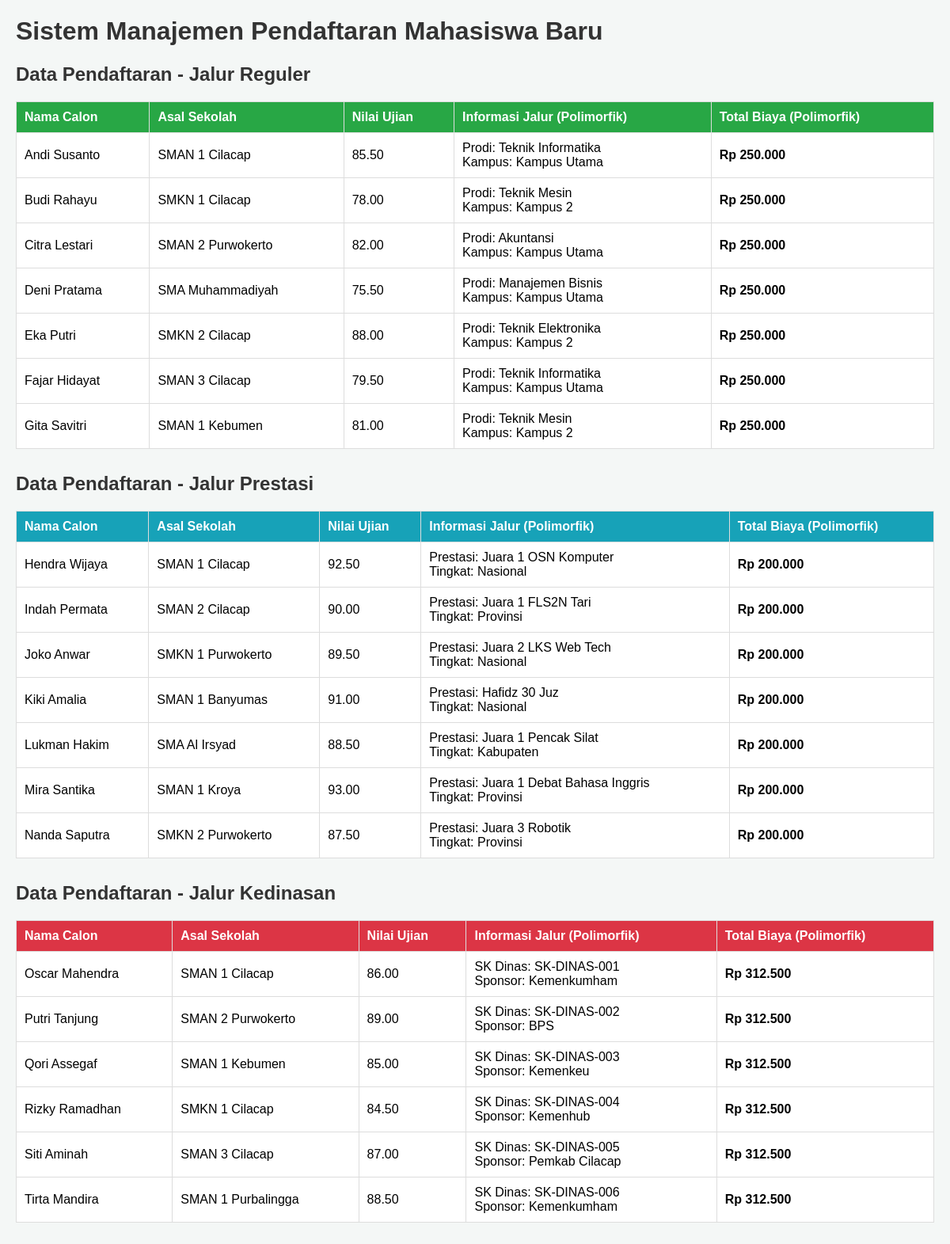
Page /Simulasi-PBO-Rossian-Budi-Santoso/index.php on the committed database.
### tables this page shows
CREATE TABLE `tabel_pendaftaran` (
  `id_pendaftaran` int(11) NOT NULL,
  `nama_calon` varchar(100) NOT NULL,
  `asal_sekolah` varchar(100) NOT NULL,
  `nilai_ujian` decimal(5,2) NOT NULL,
  `biaya_pendaftaran_dasar` int(11) NOT NULL,
  `jalur_pendaftaran` enum('Reguler','Prestasi','Kedinasan') NOT NULL,
  `pilihan_prodi` varchar(100) DEFAULT NULL,
  `lokasi_kampus` varchar(100) DEFAULT NULL,
  `jenis_prestasi` varchar(100) DEFAULT NULL,
  `tingkat_prestasi` varchar(50) DEFAULT NULL,
  `sk_ikatan_dinas` varchar(100) DEFAULT NULL,
  `instansi_sponsor` varchar(100) DEFAULT NULL
);

### Simulasi-PBO-Rossian-Budi-Santoso/Pendaftaran.php (called while the page is built, shortened)
<?php
abstract class Pendaftaran {
    protected $nama_calon;
    protected $asal_sekolah;
    protected $nilai_ujian;
    public function __construct($data) {
        $this->nama_calon = $data['nama_calon'];
        $this->asal_sekolah = $data['asal_sekolah'];
        $this->nilai_ujian = $data['nilai_ujian'];
        $this->biayaPendaftaranDasar = $data['biaya_pendaftaran_dasar'];
    }
    public function getNama() { return $this->nama_calon; }
    public function getSekolah() { return $this->asal_sekolah; }
    public function getNilai() { return $this->nilai_ujian; }
}
?>

### Simulasi-PBO-Rossian-Budi-Santoso/index.php (the view, shortened to what this page needs)
<?php
require_once 'database.php';
require_once 'PendaftaranReguler.php';
require_once 'PendaftaranPrestasi.php';
require_once 'PendaftaranKedinasan.php';
$dataReguler = PendaftaranReguler::getDaftarReguler($db);
$dataPrestasi = PendaftaranPrestasi::getDaftarPrestasi($db);
$dataKedinasan = PendaftaranKedinasan::getDaftarKedinasan($db);
function formatRupiah($angka) {
    return "Rp " . number_format($angka, 0, ',', '.');
}
?>
<!DOCTYPE html>
<html lang="id">
<head>
</head>
<body>
    <h1>Sistem Manajemen Pendaftaran Mahasiswa Baru</h1>
    <h2>Data Pendaftaran - Jalur Reguler</h2>
    <table class="reguler">
        <tr>
            <th>Nama Calon</th>
            <th>Asal Sekolah</th>
            <th>Nilai Ujian</th>
            <th>Informasi Jalur (Polimorfik)</th>
            <th>Total Biaya (Polimorfik)</th>
        </tr>
        <?php foreach($dataReguler as $mhs): ?>
        <tr>
            <td><?= $mhs->getNama(); ?></td>
            <td><?= $mhs->getSekolah(); ?></td>
            <td><?= $mhs->getNilai(); ?></td>
            <td><?= $mhs->tampilkanInfoJalur(); ?></td>
            <td><strong><?= formatRupiah($mhs->hitungTotalBiaya()); ?></strong></td>
        </tr>
        <?php endforeach; ?>
    </table>
    <h2>Data Pendaftaran - Jalur Prestasi</h2>
    <table class="prestasi">
        <tr>
            <th>Nama Calon</th>
            <th>Asal Sekolah</th>
            <th>Nilai Ujian</th>
            <th>Informasi Jalur (Polimorfik)</th>
            <th>Total Biaya (Polimorfik)</th>
        </tr>
        <?php foreach($dataPrestasi as $mhs): ?>
        <tr>
            <td><?= $mhs->getNama(); ?></td>
            <td><?= $mhs->getSekolah(); ?></td>
            <td><?= $mhs->getNilai(); ?></td>
            <td><?= $mhs->tampilkanInfoJalur(); ?></td>
            <td><strong><?= formatRupiah($mhs->hitungTotalBiaya()); ?></strong></td>
        </tr>
        <?php endforeach; ?>
    </table>
    <h2>Data Pendaftaran - Jalur Kedinasan</h2>
    <table class="kedinasan">
        <tr>
            <th>Nama Calon</th>
            <th>Asal Sekolah</th>
            <th>Nilai Ujian</th>
            <th>Informasi Jalur (Polimorfik)</th>
            <th>Total Biaya (Polimorfik)</th>
        </tr>
        <?php foreach($dataKedinasan as $mhs): ?>
        <tr>
            <td><?= $mhs->getNama(); ?></td>
            <td><?= $mhs->getSekolah(); ?></td>
            <td><?= $mhs->getNilai(); ?></td>
            <td><?= $mhs->tampilkanInfoJalur(); ?></td>
            <td><strong><?= formatRupiah($mhs->hitungTotalBiaya()); ?></strong></td>
        </tr>
        <?php endforeach; ?>
    </table>
</body>
</html>

### Simulasi-PBO-Rossian-Budi-Santoso/PendaftaranReguler.php (shortened to what this page needs)
<?php
require_once 'Pendaftaran.php';
class PendaftaranReguler extends Pendaftaran {
    protected $pilihanProdi;
    protected $lokasiKampus;
    public function __construct($data) {
        $this->pilihanProdi = $data['pilihan_prodi'];
        $this->lokasiKampus = $data['lokasi_kampus'];
    }
    public function hitungTotalBiaya() {
        return $this->biayaPendaftaranDasar;
    }
    public function tampilkanInfoJalur() {
        return "Prodi: " . $this->pilihanProdi . "<br>Kampus: " . $this->lokasiKampus;
    }
    public static function getDaftarReguler($db) {
        $stmt = $db->prepare("SELECT * FROM tabel_pendaftaran WHERE jalur_pendaftaran = 'Reguler'");
        $stmt->execute();
        $results = [];
        while ($row = $stmt->fetch(PDO::FETCH_ASSOC)) {
            $results[] = new PendaftaranReguler($row);
        }
        return $results;
    }
}
?>

### Simulasi-PBO-Rossian-Budi-Santoso/PendaftaranPrestasi.php (shortened to what this page needs)
<?php
require_once 'Pendaftaran.php';
class PendaftaranPrestasi extends Pendaftaran {
    protected $jenisPrestasi;
    protected $tingkatPrestasi;
    public function __construct($data) {
        $this->jenisPrestasi = $data['jenis_prestasi'];
        $this->tingkatPrestasi = $data['tingkat_prestasi'];
    }
    public function hitungTotalBiaya() {
        return $this->biayaPendaftaranDasar - 50000;
    }
    public function tampilkanInfoJalur() {
        return "Prestasi: " . $this->jenisPrestasi . "<br>Tingkat: " . $this->tingkatPrestasi;
    }
    public static function getDaftarPrestasi($db) {
        $stmt = $db->prepare("SELECT * FROM tabel_pendaftaran WHERE jalur_pendaftaran = 'Prestasi'");
        $stmt->execute();
        $results = [];
        while ($row = $stmt->fetch(PDO::FETCH_ASSOC)) {
            $results[] = new PendaftaranPrestasi($row);
        }
        return $results;
    }
}
?>

### Simulasi-PBO-Rossian-Budi-Santoso/PendaftaranKedinasan.php (shortened to what this page needs)
<?php
require_once 'Pendaftaran.php';
class PendaftaranKedinasan extends Pendaftaran {
    protected $skIkatanDinas;
    protected $instansiSponsor;
    public function __construct($data) {
        $this->skIkatanDinas = $data['sk_ikatan_dinas'];
        $this->instansiSponsor = $data['instansi_sponsor'];
    }
    public function hitungTotalBiaya() {
        return $this->biayaPendaftaranDasar * 1.25;
    }
    public function tampilkanInfoJalur() {
        return "SK Dinas: " . $this->skIkatanDinas . "<br>Sponsor: " . $this->instansiSponsor;
    }
    public static function getDaftarKedinasan($db) {
        $stmt = $db->prepare("SELECT * FROM tabel_pendaftaran WHERE jalur_pendaftaran = 'Kedinasan'");
        $stmt->execute();
        $results = [];
        while ($row = $stmt->fetch(PDO::FETCH_ASSOC)) {
            $results[] = new PendaftaranKedinasan($row);
        }
        return $results;
    }
}
?>

### Simulasi-PBO-Rossian-Budi-Santoso/index.php (style rules this page uses)
body { font-family: Arial, sans-serif; margin: 20px; background-color: #f4f7f6; }
h1, h2 { color: #333; }
table { width: 100%; border-collapse: collapse; margin-bottom: 30px; background: #fff; }
th, td { border: 1px solid #ddd; padding: 10px; text-align: left; }
th { background-color: #0056b3; color: white; }
.reguler th { background-color: #28a745; }
.prestasi th { background-color: #17a2b8; }
.kedinasan th { background-color: #dc3545; }

### rows in the picture
tabel_pendaftaran: nama_calon "Andi Susanto", asal_sekolah "SMAN 1 Cilacap", nilai_ujian "85.50", pilihan_prodi "Teknik Informatika", lokasi_kampus "Kampus Utama", biaya_pendaftaran_dasar "Rp 250.000"
tabel_pendaftaran: nama_calon "Budi Rahayu", asal_sekolah "SMKN 1 Cilacap", nilai_ujian "78.00", pilihan_prodi "Teknik Mesin", lokasi_kampus "Kampus 2", biaya_pendaftaran_dasar "Rp 250.000"
tabel_pendaftaran: nama_calon "Citra Lestari", asal_sekolah "SMAN 2 Purwokerto", nilai_ujian "82.00", pilihan_prodi "Akuntansi", lokasi_kampus "Kampus Utama", biaya_pendaftaran_dasar "Rp 250.000"
tabel_pendaftaran: nama_calon "Deni Pratama", asal_sekolah "SMA Muhammadiyah", nilai_ujian "75.50", pilihan_prodi "Manajemen Bisnis", lokasi_kampus "Kampus Utama", biaya_pendaftaran_dasar "Rp 250.000"
tabel_pendaftaran: nama_calon "Eka Putri", asal_sekolah "SMKN 2 Cilacap", nilai_ujian "88.00", pilihan_prodi "Teknik Elektronika", lokasi_kampus "Kampus 2", biaya_pendaftaran_dasar "Rp 250.000"
tabel_pendaftaran: nama_calon "Fajar Hidayat", asal_sekolah "SMAN 3 Cilacap", nilai_ujian "79.50", pilihan_prodi "Teknik Informatika", lokasi_kampus "Kampus Utama", biaya_pendaftaran_dasar "Rp 250.000"
tabel_pendaftaran: nama_calon "Gita Savitri", asal_sekolah "SMAN 1 Kebumen", nilai_ujian "81.00", pilihan_prodi "Teknik Mesin", lokasi_kampus "Kampus 2", biaya_pendaftaran_dasar "Rp 250.000"
tabel_pendaftaran: nama_calon "Hendra Wijaya", asal_sekolah "SMAN 1 Cilacap", nilai_ujian "92.50", jenis_prestasi "Juara 1 OSN Komputer", tingkat_prestasi "Nasional", biaya_pendaftaran_dasar "Rp 200.000"
tabel_pendaftaran: nama_calon "Indah Permata", asal_sekolah "SMAN 2 Cilacap", nilai_ujian "90.00", jenis_prestasi "Juara 1 FLS2N Tari", tingkat_prestasi "Provinsi", biaya_pendaftaran_dasar "Rp 200.000"
tabel_pendaftaran: nama_calon "Joko Anwar", asal_sekolah "SMKN 1 Purwokerto", nilai_ujian "89.50", jenis_prestasi "Juara 2 LKS Web Tech", tingkat_prestasi "Nasional", biaya_pendaftaran_dasar "Rp 200.000"
tabel_pendaftaran: nama_calon "Kiki Amalia", asal_sekolah "SMAN 1 Banyumas", nilai_ujian "91.00", jenis_prestasi "Hafidz 30 Juz", tingkat_prestasi "Nasional", biaya_pendaftaran_dasar "Rp 200.000"
tabel_pendaftaran: nama_calon "Lukman Hakim", asal_sekolah "SMA Al Irsyad", nilai_ujian "88.50", jenis_prestasi "Juara 1 Pencak Silat", tingkat_prestasi "Kabupaten", biaya_pendaftaran_dasar "Rp 200.000"
tabel_pendaftaran: nama_calon "Mira Santika", asal_sekolah "SMAN 1 Kroya", nilai_ujian "93.00", jenis_prestasi "Juara 1 Debat Bahasa Inggris", tingkat_prestasi "Provinsi", biaya_pendaftaran_dasar "Rp 200.000"
tabel_pendaftaran: nama_calon "Nanda Saputra", asal_sekolah "SMKN 2 Purwokerto", nilai_ujian "87.50", jenis_prestasi "Juara 3 Robotik", tingkat_prestasi "Provinsi", biaya_pendaftaran_dasar "Rp 200.000"
tabel_pendaftaran: nama_calon "Oscar Mahendra", asal_sekolah "SMAN 1 Cilacap", nilai_ujian "86.00", sk_ikatan_dinas "SK-DINAS-001", instansi_sponsor "Kemenkumham", biaya_pendaftaran_dasar "Rp 312.500"
tabel_pendaftaran: nama_calon "Putri Tanjung", asal_sekolah "SMAN 2 Purwokerto", nilai_ujian "89.00", sk_ikatan_dinas "SK-DINAS-002", instansi_sponsor "BPS", biaya_pendaftaran_dasar "Rp 312.500"
tabel_pendaftaran: nama_calon "Qori Assegaf", asal_sekolah "SMAN 1 Kebumen", nilai_ujian "85.00", sk_ikatan_dinas "SK-DINAS-003", instansi_sponsor "Kemenkeu", biaya_pendaftaran_dasar "Rp 312.500"
tabel_pendaftaran: nama_calon "Rizky Ramadhan", asal_sekolah "SMKN 1 Cilacap", nilai_ujian "84.50", sk_ikatan_dinas "SK-DINAS-004", instansi_sponsor "Kemenhub", biaya_pendaftaran_dasar "Rp 312.500"
tabel_pendaftaran: nama_calon "Siti Aminah", asal_sekolah "SMAN 3 Cilacap", nilai_ujian "87.00", sk_ikatan_dinas "SK-DINAS-005", instansi_sponsor "Pemkab Cilacap", biaya_pendaftaran_dasar "Rp 312.500"
tabel_pendaftaran: nama_calon "Tirta Mandira", asal_sekolah "SMAN 1 Purbalingga", nilai_ujian "88.50", sk_ikatan_dinas "SK-DINAS-006", instansi_sponsor "Kemenkumham", biaya_pendaftaran_dasar "Rp 312.500"
